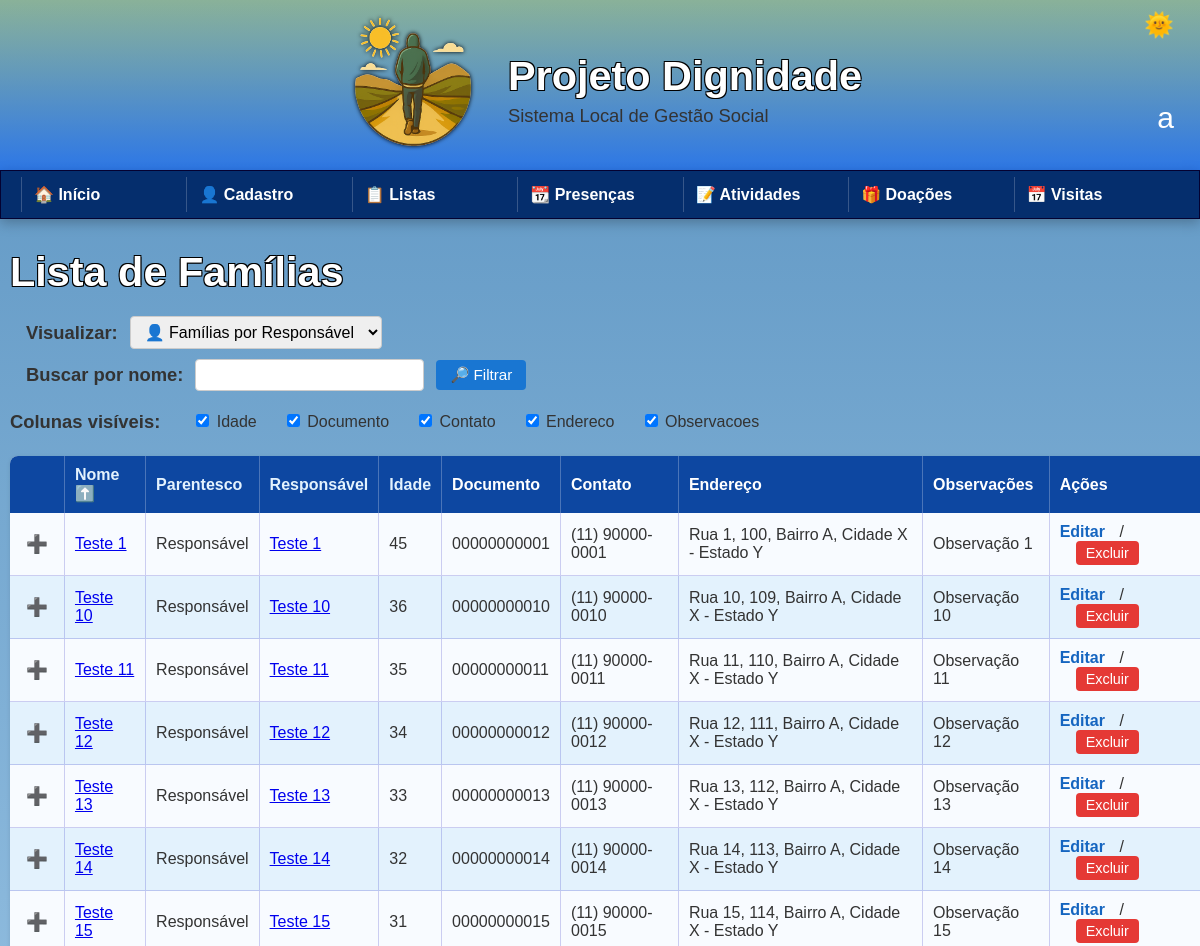
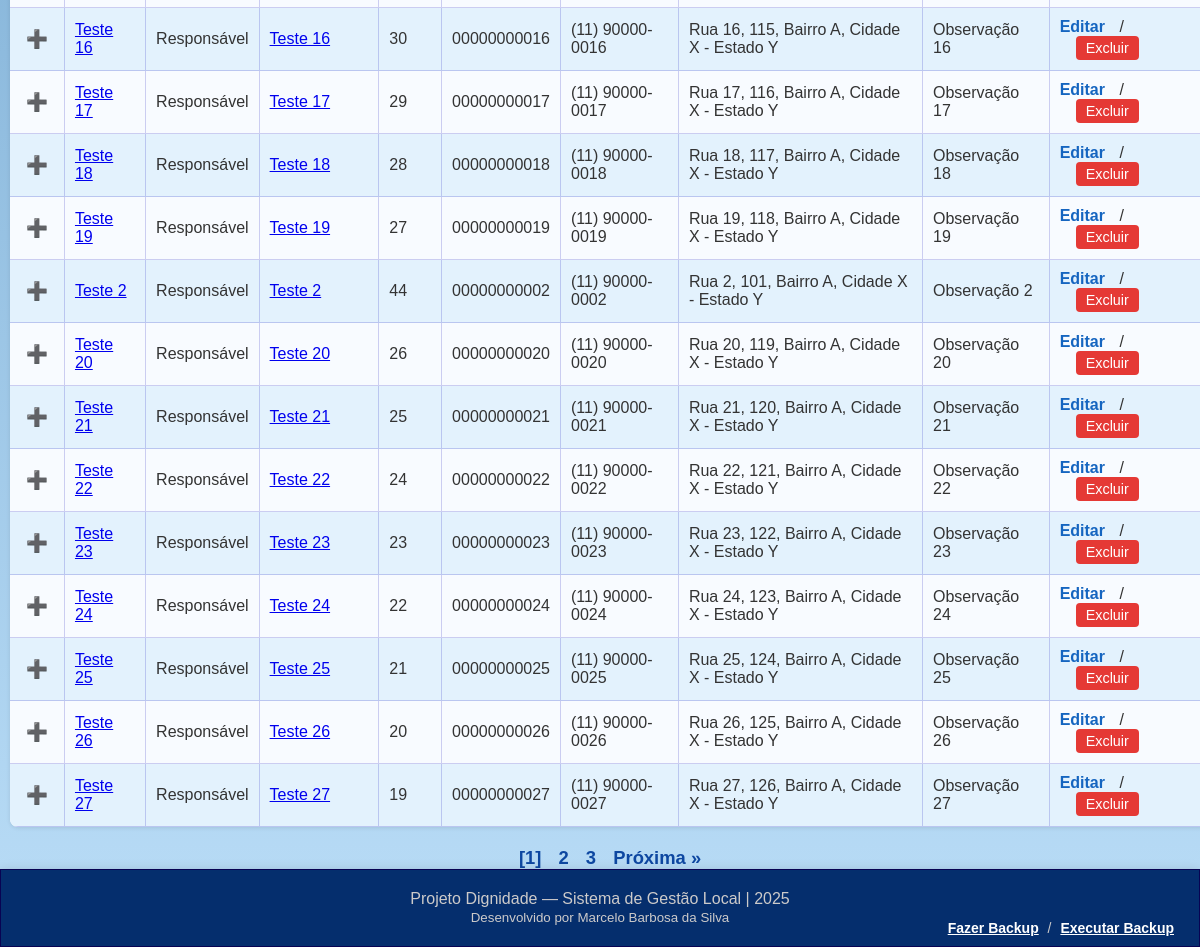
/familia/lista, run on the app's committed database (2 pictures, top to bottom).
### tables this page shows
CREATE TABLE familias (
                id INTEGER PRIMARY KEY AUTOINCREMENT,
                responsavel TEXT NOT NULL,
                data_nascimento TEXT,
                documento TEXT,
                rua_numero TEXT NOT NULL,
                bairro TEXT NOT NULL,
                cidade TEXT NOT NULL,
                estado TEXT NOT NULL,
                contato TEXT NOT NULL,
                observacoes TEXT
            );

### rotas/familia/listagem.py (the view, shortened to what this page needs)
@familia_listagem.route("/familia/lista")
def lista_familias():
    filtros = {
        "busca": request.args.get("busca", "").strip().lower(),
        "ordem": request.args.get("ordem", "nome"),
        "direcao": request.args.get("direcao", "asc"),
        "colunas": request.args.get("colunas", "idade,documento,contato,endereco,observacoes").split(","),
        "modo": request.args.get("modo", "responsaveis"),
        "filtro_parentesco": request.args.get("filtro_parentesco", "").strip().lower(),
        "pagina": int(request.args.get("pagina", 1))
    }
    itens_por_pagina = 20
    with conectar() as conn:
        cursor = conn.cursor()
        cursor.execute("SELECT * FROM familias")
        col_familia = [desc[0] for desc in cursor.description]
        familias_raw = [dict(zip(col_familia, row)) for row in cursor.fetchall()]
        cursor.execute("SELECT * FROM membros_familia")
        col_membro = [desc[0] for desc in cursor.description]
        membros_raw = [dict(zip(col_membro, row)) for row in cursor.fetchall()]
    familias = []
    for f in familias_raw:
        f_id = f["id"]
        membros = [m for m in membros_raw if m["familia_id"] == f_id]
        responsavel_nome = f["responsavel"]
        endereco = f["rua_numero"] + ", " + f["bairro"] + ", " + f["cidade"] + " - " + f["estado"]
        idade_responsavel = calcular_idade(f["data_nascimento"])
        dados_comuns = {
            "documento": f["documento"],
            "contato": f["contato"],
            "endereco": endereco,
            "observacoes": f["observacoes"],
        }
        if filtros["modo"] == "responsaveis":
            if filtros["busca"] in responsavel_nome.lower() or filtros["busca"] in (f["documento"] or "").lower():
                familias.append({
                    "id": f_id,
                    "familia_id": f_id,
                    "nome": responsavel_nome,
                    "parentesco": "Responsável",
                    "responsavel": responsavel_nome,
                    "idade": idade_responsavel,
                    **dados_comuns,
                    "membros": [
                        {
                            "nome": m["nome"],
                            "parentesco": m["parentesco"],
                            "idade": calcular_idade(m["data_nascimento"] or "")
                        } for m in membros
                    ]
                })
    reverse = filtros["direcao"] == "desc"
    chave = filtros["ordem"]
    try:
        familias.sort(key=lambda x: (x.get(chave) if isinstance(x.get(chave), (int, float)) else (x.get(chave) or "").lower()), reverse=reverse)
    except TypeError:
        familias.sort(key=lambda x: str(x.get(chave) or "").lower(), reverse=reverse)
    total = len(familias)
    total_paginas = math.ceil(total / itens_por_pagina)
    inicio = (filtros["pagina"] - 1) * itens_por_pagina
    fim = inicio + itens_por_pagina
    familias_pagina = familias[inicio:fim]
    return render_template("familia/listagem.html", familias=familias_pagina, filtros={**filtros, "total_paginas": total_paginas})

### banco/conexao.py (called while the page is built)
def conectar():
    return sqlite3.connect("banco.db")

### rotas/utilidades/geral.py (called while the page is built)
def calcular_idade(data_nascimento):
    try:
        nascimento = datetime.strptime(data_nascimento, "%Y-%m-%d")
        hoje = datetime.today()
        return hoje.year - nascimento.year - ((hoje.month, hoje.day) < (nascimento.month, nascimento.day))
    except:
        return "—"

### templates/familia/listagem.html (shortened to what this page needs)
{% extends "base.html" %}
{% block conteudo %}
<div class="lista-container">
  <h1 class="titulo-lista">Lista de Famílias</h1>
  <form method="GET" id="filtro_form" class="formulario-familia">
  <div class="filtro-linha">
    <label for="modo"><strong>Visualizar:</strong></label>
    <select name="modo" class="campo-filtro-select" onchange="this.form.submit()">
      <option value="responsaveis" {% if filtros.modo == 'responsaveis' %}selected{% endif %}>👤 Famílias por Responsável</option>
    </select>
  </div>
  <div class="filtro-linha">
    <label for="busca"><strong>Buscar por nome:</strong></label>
    <input type="text" name="busca" class="campo-filtro" value="{{ filtros.busca }}">
    <button type="submit" class="botao-filtro">🔎 Filtrar</button>
  </div>
</form>
  <div class="filtro-colunas">
    <strong>Colunas visíveis:</strong><br>
    {% for campo in ["idade", "documento", "contato", "endereco", "observacoes"] %}
      <label class="checkbox-coluna">
        <input type="checkbox" onchange="toggleColuna('{{ campo }}')" id="check_{{ campo }}" {% if campo in filtros.colunas %}checked{% endif %}>
        {{ campo.capitalize() }}
      </label>
    {% endfor %}
  </div>
  {% if familias %}
  <table id="tabela_pessoas" class="tabela">
    <thead>
      <tr>
        <th>{% if filtros.modo == "todos" %}<input type="checkbox" onclick="selecionarTodos()">{% endif %}</th>
        <th><a href="#" onclick="ordenarPor('nome')">Nome {% if filtros.ordem == 'nome' %}{{ '⬆️' if filtros.direcao == 'asc' else '⬇️' }}{% endif %}</a></th>
        <th><a href="#" onclick="ordenarPor('parentesco')">Parentesco {% if filtros.ordem == 'parentesco' %}{{ '⬆️' if filtros.direcao == 'asc' else '⬇️' }}{% endif %}</a></th>
        <th><a href="#" onclick="ordenarPor('responsavel')">Responsável {% if filtros.ordem == 'responsavel' %}{{ '⬆️' if filtros.direcao == 'asc' else '⬇️' }}{% endif %}</a></th>
        <th class="col_idade {% if 'idade' not in filtros.colunas %}hidden{% endif %}"><a href="#" onclick="ordenarPor('idade')">Idade {% if filtros.ordem == 'idade' %}{{ '⬆️' if filtros.direcao == 'asc' else '⬇️' }}{% endif %}</a></th>
        <th class="col_documento {% if 'documento' not in filtros.colunas %}hidden{% endif %}">Documento</th>
        <th class="col_contato {% if 'contato' not in filtros.colunas %}hidden{% endif %}">Contato</th>
        <th class="col_endereco {% if 'endereco' not in filtros.colunas %}hidden{% endif %}">Endereço</th>
        <th class="col_observacoes {% if 'observacoes' not in filtros.colunas %}hidden{% endif %}">Observações</th>
        <th>Ações</th>
      </tr>
    </thead>
    <tbody>
      {% for f in familias %}
      <tr class="{% if filtros.modo == 'responsaveis' %}linha_responsavel{% endif %}" data-id="{{ f.familia_id }}">
        <td>
          {% if filtros.modo == "todos" %}
            <input type="checkbox" name="selecionados" value="{{ f.membro_id if f.parentesco != 'Responsável' else 'r' ~ f.familia_id }}">
          {% else %}
            <button type="button" class="botao-toggle" onclick="toggleMembros('{{ f.familia_id }}')">➕</button>
          {% endif %}
        </td>
        <td><a href="{{ url_for('familia_perfil.perfil', familia_id=f.familia_id) }}">{{ f.nome }}</a></td>
        <td>{{ f.parentesco }}</td>
        <td><a href="{{ url_for('familia_perfil.perfil', familia_id=f.familia_id) }}">{{ f.responsavel }}</a></td>
        <td class="col_idade {% if 'idade' not in filtros.colunas %}hidden{% endif %}">{{ f.idade }}</td>
        <td class="col_documento {% if 'documento' not in filtros.colunas %}hidden{% endif %}">{{ f.documento or "—" }}</td>
        <td class="col_contato {% if 'contato' not in filtros.colunas %}hidden{% endif %}">{{ f.contato or "—" }}</td>
        <td class="col_endereco {% if 'endereco' not in filtros.colunas %}hidden{% endif %}">{{ f.endereco or "—" }}</td>
        <td class="col_observacoes {% if 'observacoes' not in filtros.colunas %}hidden{% endif %}">{{ f.observacoes or "—" }}</td>
        <td>
          <a href="{{ url_for('familia_editar.editar_familia', familia_id=f.familia_id) }}" class="link-editar">Editar</a>
          /
          <form method="POST" action="{{ url_for('familia_excluir.excluir_familia', familia_id=f.familia_id) }}" class="form-excluir" onsubmit="return confirm('Deseja excluir esta família?');">
            <button type="submit" class="botao-excluir">Excluir</button>
          </form>
        </td>
      </tr>
      {% endfor %}
    </tbody>
  </table>
  {% set pagina = filtros.pagina %}
  {% set total_paginas = filtros.total_paginas %}
  {% set rota = 'familia_listagem.lista_familias' %}
  {% set params = {
    'busca': filtros.busca,
    'ordem': filtros.ordem,
    'direcao': filtros.direcao,
    'colunas': ','.join(filtros.colunas),
    'modo': filtros.modo,
    'filtro_parentesco': filtros.filtro_parentesco
  } %}
  {% include "utilidade/paginacao.html" with context %}
  {% else %}
    <p class="mensagem-vazia">Nenhuma família encontrada.</p>
  {% endif %}
</div>
{% endblock %}

### static/css/geral.css (style rules this page uses)
body { margin: 0; font-family: Arial, sans-serif; background-color: #ffffff; color: #333; background: linear-gradient(to bottom, #5d95c2, #baddf7); font-size: 1.15em; }
h1 { color: #fff; font-size: 2.25em; margin-bottom: 5px; text-shadow: -1px -1px 0 #000, 1px -1px 0 #000, -1px 1px 0 #000, 1px 1px 0 #000; }

### static/css/cadastro.css (style rules this page uses)
form { max-width: 600px; margin: 20px auto; padding: 0 16px; }

### static/css/lista.css (style rules this page uses)
.lista-container { width: 100%; max-width: 1600px; margin: 0 auto; padding: 0 10px; }
.tabela { width: 100%; margin: 10px auto; border-collapse: separate; border-spacing: 0; font-size: 1rem; color: inherit; border-radius: 8px; overflow: hidden; box-shadow: 0 1px 4px rgba(0,0,0,0.1); background-color: white; }
.tabela th { background-color: #0d47a1; color: white; font-weight: bold; padding: 10px; text-align: left; border-right: 1px solid #ffffff40; }
.tabela th a { color: #e3f2fd; text-decoration: none; font-weight: bold; }
.tabela td { padding: 10px; border-bottom: 1px solid #0603b42f; border-right: 1px solid #0603b42f; }
.tabela tbody tr:nth-child(even) { background-color: #e3f2fd; }
.tabela tbody tr:nth-child(odd) { background-color: #f8fbff; }
.titulo-lista { margin-top: 30px; margin-bottom: 10px; padding-left: 0; }
.campo-filtro { padding: 5px 8px; font-size: 1rem; border-radius: 4px; border: 1px solid #ccc; }
.botao-filtro, .botao-selecionar, .botao-exportar { padding: 6px 12px; font-size: 0.95rem; border-radius: 4px; border: none; cursor: pointer; }
.botao-filtro { background-color: #1976d2; color: white; }
.botao-toggle { background: none; border: none; font-size: 1.1rem; cursor: pointer; padding: 2px 6px; color: #0d47a1; }
.filtro-colunas { display: flex; flex-wrap: wrap; gap: 8px 16px; margin-bottom: 20px; }
.checkbox-coluna { display: inline-block; margin-right: 10px; font-size: 1rem; margin-bottom: 5px; white-space: nowrap; }
.link-editar { color: #1565c0; text-decoration: none; font-weight: bold; margin-right: 10px; }
.form-excluir { display: inline; }
.botao-excluir { background-color: #e53935; color: white; border: none; padding: 4px 10px; border-radius: 4px; cursor: pointer; font-size: 0.9rem; margin-left: 0; }
.formulario-familia { display: flex; flex-direction: column; gap: 10px; margin-bottom: 20px; max-width: 100%; }
.filtro-linha { display: flex; flex-wrap: wrap; gap: 12px; align-items: center; width: 100%; }
.filtro-linha select, .filtro-linha input { padding: 6px 10px; font-size: 1rem; border: 1px solid #ccc; border-radius: 4px; }
.filtro-linha button { background-color: #1976d2; color: white; border: none; padding: 6px 14px; border-radius: 4px; cursor: pointer; }

### data on the page
familias: nome "Teste 1", parentesco "Responsável", responsavel "Teste 1", idade "45", documento "00000000001", contato "(11) 90000-0001", endereco "Rua 1, 100, Bairro A, Cidade X - Estado Y", observacoes "Observação 1"
familias: nome "Teste 10", parentesco "Responsável", responsavel "Teste 10", idade "36", documento "00000000010", contato "(11) 90000-0010", endereco "Rua 10, 109, Bairro A, Cidade X - Estado Y", observacoes "Observação 10"
familias: nome "Teste 11", parentesco "Responsável", responsavel "Teste 11", idade "35", documento "00000000011", contato "(11) 90000-0011", endereco "Rua 11, 110, Bairro A, Cidade X - Estado Y", observacoes "Observação 11"
familias: nome "Teste 12", parentesco "Responsável", responsavel "Teste 12", idade "34", documento "00000000012", contato "(11) 90000-0012", endereco "Rua 12, 111, Bairro A, Cidade X - Estado Y", observacoes "Observação 12"
familias: nome "Teste 13", parentesco "Responsável", responsavel "Teste 13", idade "33", documento "00000000013", contato "(11) 90000-0013", endereco "Rua 13, 112, Bairro A, Cidade X - Estado Y", observacoes "Observação 13"
familias: nome "Teste 14", parentesco "Responsável", responsavel "Teste 14", idade "32", documento "00000000014", contato "(11) 90000-0014", endereco "Rua 14, 113, Bairro A, Cidade X - Estado Y", observacoes "Observação 14"
familias: nome "Teste 15", parentesco "Responsável", responsavel "Teste 15", idade "31", documento "00000000015", contato "(11) 90000-0015", endereco "Rua 15, 114, Bairro A, Cidade X - Estado Y", observacoes "Observação 15"
familias: nome "Teste 16", parentesco "Responsável", responsavel "Teste 16", idade "30", documento "00000000016", contato "(11) 90000-0016", endereco "Rua 16, 115, Bairro A, Cidade X - Estado Y", observacoes "Observação 16"
familias: nome "Teste 17", parentesco "Responsável", responsavel "Teste 17", idade "29", documento "00000000017", contato "(11) 90000-0017", endereco "Rua 17, 116, Bairro A, Cidade X - Estado Y", observacoes "Observação 17"
familias: nome "Teste 18", parentesco "Responsável", responsavel "Teste 18", idade "28", documento "00000000018", contato "(11) 90000-0018", endereco "Rua 18, 117, Bairro A, Cidade X - Estado Y", observacoes "Observação 18"
familias: nome "Teste 19", parentesco "Responsável", responsavel "Teste 19", idade "27", documento "00000000019", contato "(11) 90000-0019", endereco "Rua 19, 118, Bairro A, Cidade X - Estado Y", observacoes "Observação 19"
familias: nome "Teste 2", parentesco "Responsável", responsavel "Teste 2", idade "44", documento "00000000002", contato "(11) 90000-0002", endereco "Rua 2, 101, Bairro A, Cidade X - Estado Y", observacoes "Observação 2"
familias: nome "Teste 20", parentesco "Responsável", responsavel "Teste 20", idade "26", documento "00000000020", contato "(11) 90000-0020", endereco "Rua 20, 119, Bairro A, Cidade X - Estado Y", observacoes "Observação 20"
familias: nome "Teste 21", parentesco "Responsável", responsavel "Teste 21", idade "25", documento "00000000021", contato "(11) 90000-0021", endereco "Rua 21, 120, Bairro A, Cidade X - Estado Y", observacoes "Observação 21"
familias: nome "Teste 22", parentesco "Responsável", responsavel "Teste 22", idade "24", documento "00000000022", contato "(11) 90000-0022", endereco "Rua 22, 121, Bairro A, Cidade X - Estado Y", observacoes "Observação 22"
familias: nome "Teste 23", parentesco "Responsável", responsavel "Teste 23", idade "23", documento "00000000023", contato "(11) 90000-0023", endereco "Rua 23, 122, Bairro A, Cidade X - Estado Y", observacoes "Observação 23"
familias: nome "Teste 24", parentesco "Responsável", responsavel "Teste 24", idade "22", documento "00000000024", contato "(11) 90000-0024", endereco "Rua 24, 123, Bairro A, Cidade X - Estado Y", observacoes "Observação 24"
familias: nome "Teste 25", parentesco "Responsável", responsavel "Teste 25", idade "21", documento "00000000025", contato "(11) 90000-0025", endereco "Rua 25, 124, Bairro A, Cidade X - Estado Y", observacoes "Observação 25"
familias: nome "Teste 26", parentesco "Responsável", responsavel "Teste 26", idade "20", documento "00000000026", contato "(11) 90000-0026", endereco "Rua 26, 125, Bairro A, Cidade X - Estado Y", observacoes "Observação 26"
familias: nome "Teste 27", parentesco "Responsável", responsavel "Teste 27", idade "19", documento "00000000027", contato "(11) 90000-0027", endereco "Rua 27, 126, Bairro A, Cidade X - Estado Y", observacoes "Observação 27"

### other printed values
{{ campo.capitalize() }} "Idade" "Documento" "Contato" "Endereco" "Observacoes"
{{ '⬆️' if filtros.direcao == 'asc' else '⬇️' }} "⬆️"
{{ p }} "1"
{{ p }} "2" "3"
